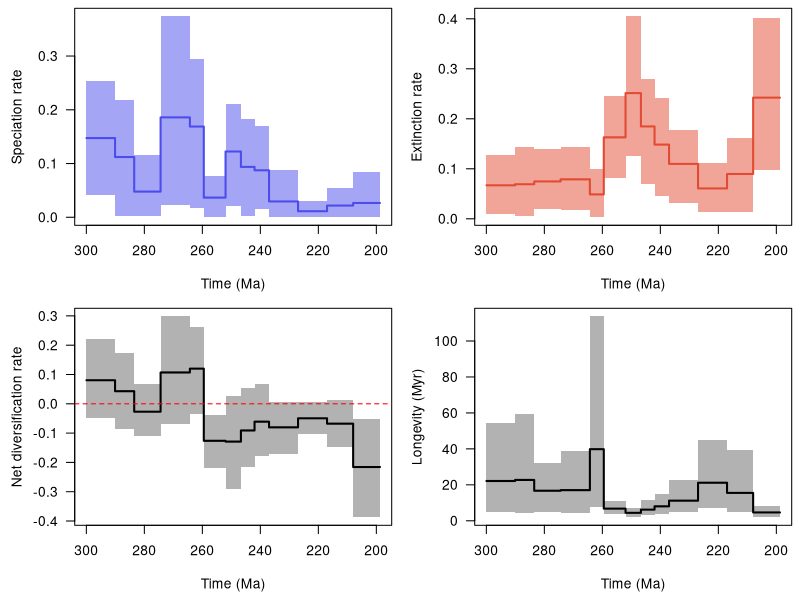

The R source for this figure:
pdf(file='C:/Users/SimoesLabAdmin/Documents/pt_diversity_rates/updated_occurrence_analyses/model_7/isotopic_pt_1myr/synapsida/combined_10_RTT.pdf', width = 9, height = 6, useDingbats = FALSE)

layout(matrix(1:4, ncol = 2, nrow = 2, byrow = TRUE))
par(las = 1, mar = c(4.5, 4.5, 0.5, 0.5))
time_vec=c(299.9694519042969, 290.10001,290.1,283.50001,283.5,274.40000999999995,274.4,264.30001,264.3,259.50001,259.5,252.00001,252.0,246.70001,246.7,242.00001,242.0,237.00001,237.0,227.00001,227.0,217.00001,217.0,208.00001,208.0,198.75152206420898)
sp_mean=c(0.14737901229201794, 0.14737901229201794,0.11207271457805122,0.11207271457805122,0.047785237813567846,0.047785237813567846,0.18588658672402655,0.18588658672402655,0.16882257852475402,0.16882257852475402,0.03661730506144757,0.03661730506144757,0.12236786612944574,0.12236786612944574,0.09371707181257802,0.09371707181257802,0.08738627016790299,0.08738627016790299,0.029470387077106752,0.029470387077106752,0.011289138397960426,0.011289138397960426,0.021785315338974872,0.021785315338974872,0.026595141128277818,0.026595141128277818)
sp_lwr=c(0.04102172487665034, 0.04102172487665034,0.0014871193624774479,0.0014871193624774479,0.0018228794062468778,0.0018228794062468778,0.022336123104975365,0.022336123104975365,0.016360660495262226,0.016360660495262226,0.0013923841076486964,0.0013923841076486964,0.020339959379670966,0.020339959379670966,0.0017236840970153038,0.0017236840970153038,0.015194486341574307,0.015194486341574307,0.0001693983249417197,0.0001693983249417197,0.000431847532517455,0.000431847532517455,3.7622911000726075e-05,3.7622911000726075e-05,0.00011843609302923787,0.00011843609302923787)
sp_upr=c(0.25318212803773144, 0.25318212803773144,0.21823480300403356,0.21823480300403356,0.11671745947715481,0.11671745947715481,0.37388660023009207,0.37388660023009207,0.29525550209648593,0.29525550209648593,0.07737913826623963,0.07737913826623963,0.2101024608558495,0.2101024608558495,0.18303167152272012,0.18303167152272012,0.16971437126475383,0.16971437126475383,0.08746914506588406,0.08746914506588406,0.03032754615208499,0.03032754615208499,0.05464817723884156,0.05464817723884156,0.08514316087293956,0.08514316087293956)
ex_mean=c(0.0670444046595104, 0.0670444046595104,0.0691313954461538,0.0691313954461538,0.07473751924946467,0.07473751924946467,0.07896756180855423,0.07896756180855423,0.04881924301960547,0.04881924301960547,0.16294846078355416,0.16294846078355416,0.25137441219042195,0.25137441219042195,0.1847173623606357,0.1847173623606357,0.1484106764827983,0.1484106764827983,0.10978805915739573,0.10978805915739573,0.06071998034829006,0.06071998034829006,0.08964342126555637,0.08964342126555637,0.24236369110577655,0.24236369110577655)
ex_lwr=c(0.009790381326807608, 0.009790381326807608,0.005682957302204712,0.005682957302204712,0.019727849535412244,0.019727849535412244,0.017757372983951816,0.017757372983951816,0.0030977166629136345,0.0030977166629136345,0.08072059910435497,0.08072059910435497,0.12640091730157882,0.12640091730157882,0.06948580322715465,0.06948580322715465,0.0464914552814766,0.0464914552814766,0.031219281679274947,0.031219281679274947,0.013213406720538343,0.013213406720538343,0.014393749296493863,0.014393749296493863,0.09717655157509132,0.09717655157509132)
ex_upr=c(0.12783687222365844, 0.12783687222365844,0.14358274114024505,0.14358274114024505,0.1404741734812691,0.1404741734812691,0.14432135924488168,0.14432135924488168,0.09988820191024603,0.09988820191024603,0.2448912578289167,0.2448912578289167,0.40489303933703524,0.40489303933703524,0.27894648074065365,0.27894648074065365,0.2425684810137124,0.2425684810137124,0.17780472775380654,0.17780472775380654,0.11153024250139788,0.11153024250139788,0.16166031378174156,0.16166031378174156,0.4024024969020899,0.4024024969020899)
div_mean=c(0.08033460763250735, 0.08033460763250735,0.042941319131897596,0.042941319131897596,-0.026952281435896806,-0.026952281435896806,0.10691902491547259,0.10691902491547259,0.1200033355051482,0.1200033355051482,-0.12633115572210663,-0.12633115572210663,-0.12900654606097636,-0.12900654606097636,-0.09100029054805774,-0.09100029054805774,-0.061024406314895405,-0.061024406314895405,-0.08031767208028918,-0.08031767208028918,-0.049430841950329776,-0.049430841950329776,-0.0678581059265814,-0.0678581059265814,-0.21576854997749875,-0.21576854997749875)
div_lwr=c(-0.04903332604045786, -0.04903332604045786,-0.0852012958021145,-0.0852012958021145,-0.11145254633967483,-0.11145254633967483,-0.0683358276108867,-0.0683358276108867,-0.033149135921188226,-0.033149135921188226,-0.21750655768550176,-0.21750655768550176,-0.2900137437647209,-0.2900137437647209,-0.216929682723979,-0.216929682723979,-0.17811591158773732,-0.17811591158773732,-0.17281362140927425,-0.17281362140927425,-0.104429530543877,-0.104429530543877,-0.14675753233113997,-0.14675753233113997,-0.38723872276669224,-0.38723872276669224)
div_upr=c(0.21965989918250947, 0.21965989918250947,0.17180834921973492,0.17180834921973492,0.06733897356908766,0.06733897356908766,0.2984510372017397,0.2984510372017397,0.26256276535742734,0.26256276535742734,-0.037352162270285885,-0.037352162270285885,0.02703387585598402,0.02703387585598402,0.052757410786245226,0.052757410786245226,0.06884029009167034,0.06884029009167034,0.0052361771820772784,0.0052361771820772784,0.005052546403695034,0.005052546403695034,0.011451059845070236,0.011451059845070236,-0.05095629005027308,-0.05095629005027308)
long_mean=c(22.129322142601012, 22.129322142601012,22.723971987247467,22.723971987247467,16.71495041513443,16.71495041513443,17.052465772151947,17.052465772151947,39.832299855232236,39.832299855232236,6.755534585952759,6.755534585952759,4.422111624121666,4.422111624121666,6.207638659715652,6.207638659715652,8.039132147073746,8.039132147073746,11.192002347946167,11.192002347946167,21.166531287670136,21.166531287670136,15.52449015045166,15.52449015045166,4.641743705511093,4.641743705511093)
long_lwr=c(4.672375202178955, 4.672375202178955,4.4841108322143555,4.4841108322143555,5.116120338439941,5.116120338439941,4.447775363922119,4.447775363922119,7.519132614135741,7.519132614135741,3.5367836952209473,3.5367836952209473,2.345804452896118,2.345804452896118,3.0300216674804688,3.0300216674804688,3.6306929588317876,3.6306929588317876,4.775821208953857,4.775821208953857,6.9231624603271475,6.9231624603271475,4.707714080810547,4.707714080810547,1.961352586746216,1.961352586746216)
long_upr=c(54.512298583984375, 54.512298583984375,59.38653564453125,59.38653564453125,31.974069595336914,31.974069595336914,38.58169937133789,38.58169937133789,113.71858215332031,113.71858215332031,10.939153671264648,10.939153671264648,6.936973571777345,6.936973571777345,11.318431854248047,11.318431854248047,14.838621139526365,14.838621139526365,22.75419807434082,22.75419807434082,44.67661666870117,44.67661666870117,39.23474884033203,39.23474884033203,8.04405689239502,8.04405689239502)
xlim = c(299.9694519042969, 198.75152206420898)
ylim = c(3.7622911000726075e-05, 0.37388660023009207)
not_NA = !is.na(sp_mean)
plot(time_vec[not_NA], sp_mean[not_NA], type = 'n', xlim = xlim, ylim = ylim, xlab = 'Time (Ma)', ylab = 'Speciation rate')
polygon(c(time_vec[not_NA], rev(time_vec[not_NA])), c(sp_lwr[not_NA], rev(sp_upr[not_NA])), col = adjustcolor('#4c4cec', alpha = 0.5), border = NA)
lines(time_vec[not_NA], sp_mean[not_NA], col = '#4c4cec', lwd = 2)
ylim = c(0.0030977166629136345, 0.40489303933703524)
not_NA = !is.na(ex_mean)
plot(time_vec[not_NA], ex_mean[not_NA], type = 'n', xlim = xlim, ylim = ylim, xlab = 'Time (Ma)', ylab = 'Extinction rate')
polygon(c(time_vec[not_NA], rev(time_vec[not_NA])), c(ex_lwr[not_NA], rev(ex_upr[not_NA])), col = adjustcolor('#e34a33', alpha = 0.5), border = NA)
lines(time_vec[not_NA], ex_mean[not_NA], col = '#e34a33', lwd = 2)
ylim = c(-0.38723872276669224, 0.2984510372017397)
not_NA = !is.na(div_mean)
plot(time_vec[not_NA], div_mean[not_NA], type = 'n', xlim = xlim, ylim = ylim, xlab = 'Time (Ma)', ylab = 'Net diversification rate')
polygon(c(time_vec[not_NA], rev(time_vec[not_NA])), c(div_lwr[not_NA], rev(div_upr[not_NA])), col = adjustcolor('black', alpha = 0.3), border = NA)
lines(time_vec[not_NA], div_mean[not_NA], col = 'black', lwd = 2)
abline(h = 0, col = 'red', lty = 2)
ylim = c(1.961352586746216, 113.71858215332031)
not_NA = !is.na(long_mean)
plot(time_vec[not_NA], long_mean[not_NA], type = 'n', xlim = xlim, ylim = ylim, xlab = 'Time (Ma)', ylab = 'Longevity (Myr)')
polygon(c(time_vec[not_NA], rev(time_vec[not_NA])), c(long_lwr[not_NA], rev(long_upr[not_NA])), col = adjustcolor('black', alpha = 0.3), border = NA)
lines(time_vec[not_NA], long_mean[not_NA], col = 'black', lwd = 2)
dev.off()
